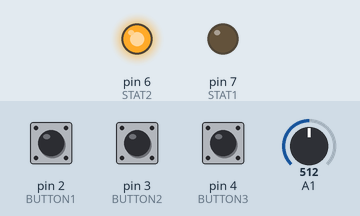
Simulated run of this sketch. Board: Arduino Uno, built with avr-gcc and run on an emulated ATmega328P. On the bench: output pins drawn as LEDs (lit = HIGH). The inputs (shaded band) are chosen by the test bench; at power-on: pin 2 (BUTTON1) HIGH, pin 3 (BUTTON2) HIGH, pin 4 (BUTTON3) HIGH, A1 = 512. What the sketch prints to the serial monitor is not drawn.

Above: at 0.4 s.
At 1.8 s:
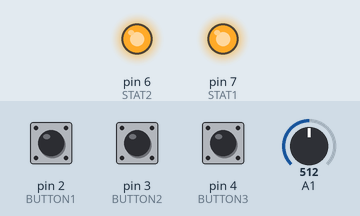
1.9 s: pin 2 (BUTTON1) pulled LOW for 0.15 s
At 3.1 s:
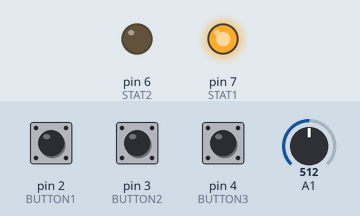
3.5 s: pin 2 (BUTTON1) pulsed LOW 2 times (0.12 s each, 0.3 s apart)
5.6 s: pin 3 (BUTTON2) pulsed LOW 5 times (0.12 s each, 0.3 s apart)
Timing chart, 0 to 8.6 s (numbered marks = the images above; inputs shaded):
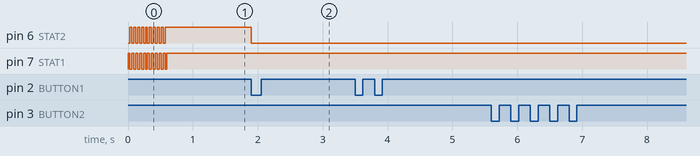

The sketch:

MidiOut.ino
```cpp
/*
   Documentation on Midi (German): http://de.wikipedia.org/wiki/Musical_Instrument_Digital_Interface#Nachrichtentypen

   based on sample program for Arduino Midi Shield : https://www.sparkfun.com/products/9595


*/

#define KNOB1  0
#define KNOB2  1

#define BUTTON1  2
#define BUTTON2  3
#define BUTTON3  4


#define STAT1  7
#define STAT2  6

void setup();
void loop ();
void noteOn(byte cmd, byte note, byte velocity);
char button(char button_num);

//setup: declaring iputs and outputs and begin serial
void setup() {

  pinMode(STAT1,OUTPUT);   // declare the LED's pin as output
  pinMode(STAT2,OUTPUT);

  pinMode(BUTTON1,INPUT);
  pinMode(BUTTON2,INPUT);
  pinMode(BUTTON3,INPUT);


  digitalWrite(BUTTON1,HIGH);
  digitalWrite(BUTTON2,HIGH);
  digitalWrite(BUTTON3,HIGH);


  for(int i = 0;i < 10;i++)
  {
    digitalWrite(STAT1,HIGH);
    digitalWrite(STAT2,LOW);
    delay(30);
    digitalWrite(STAT1,LOW);
    digitalWrite(STAT2,HIGH);
    delay(30);
  }
  digitalWrite(STAT1,HIGH);
  digitalWrite(STAT2,HIGH);

 //start serial with midi baudrate 31250 or 38400 for debugging
 Serial.begin(31250);
  //Serial.begin(38400);
  //Serial.println("MIDI Board");
}

//loop: wait for serial data, and interpret the message
void loop () {

  int pot = analogRead(1);
  byte note = pot/8;  // convert value to value 0-127
  if(button(BUTTON1) || button(BUTTON2) || button(BUTTON3))
  {

    noteOn(0x95,note,0x45);
    digitalWrite(STAT2,LOW);
    while(button(BUTTON1) || button(BUTTON2) || button(BUTTON3));
  }
}

void noteOn(byte cmd, byte note, byte velocity) {
   Serial.write(cmd);
   Serial.write(note);
   Serial.write(velocity);
 }

char button(char button_num)
{
  return (!(digitalRead(button_num)));
}

int main(void)
{
	init();

	setup();

	for (;;)
		loop();

	return 0;
}
```

Measured:
- after the input at 1.9 s, pin 6 (STAT2): HIGH → LOW at once
- after the input at 3.5 s, every drawn part: stays the same
- after the input at 5.6 s, every drawn part: stays the same
